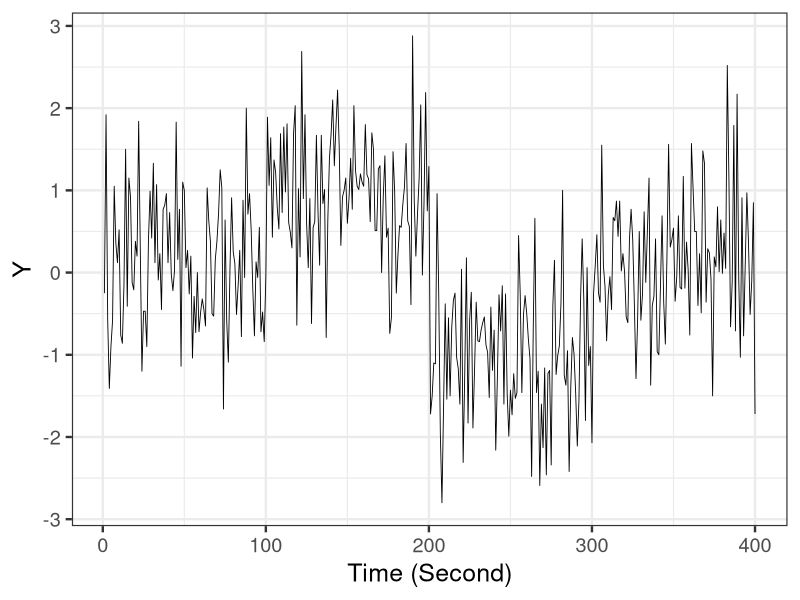

Write the R code that produced this figure.
library(ggplot2)

d <- read.csv(file='input/data-changepoint.txt')
p <- ggplot() +
  theme_bw(base_size=18) +
  geom_line(data=d, aes(x=X, y=Y), size=0.3) +
  labs(x='Time (Second)', y='Y')
ggsave(p, file='output/fig12-5-left.png', dpi=300, w=4, h=3)
